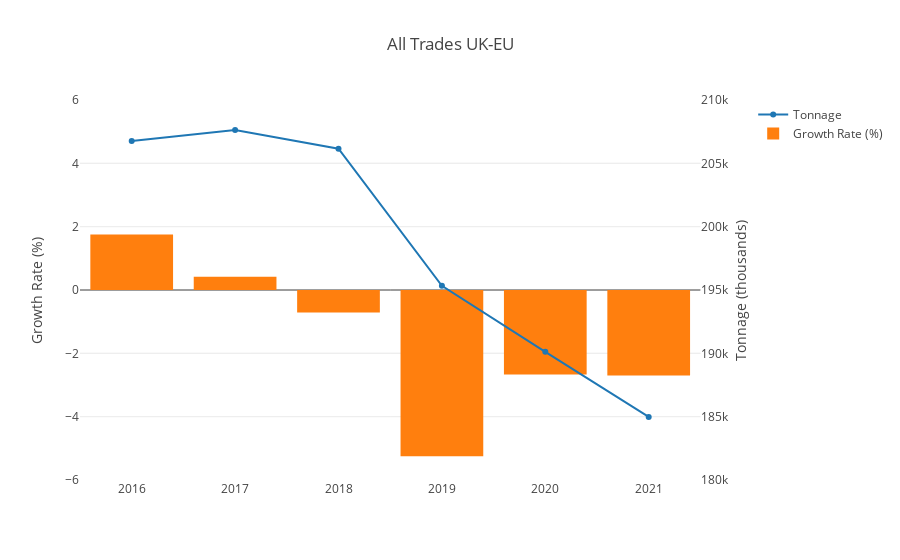

The notebook cell saved with this chart:
### Code cell
import plotly.graph_objects as go
from plotly.subplots import make_subplots

#Data Filter
df = df.loc[df['Direction'] == 'Both Directions']
df_EU = df.loc[df['Region'] == 'All European Union']
df_EU = df_EU.groupby(['Year']).sum()
df_EU = df_EU.reset_index()
df_EU['Growth Rate (%)'] = df_EU['Tonnage (thousands)'].pct_change().mul(100).round(2)
df_EU = df_EU.loc[df_EU['Year'] > 2015]

#Plot
fig = make_subplots(specs=[[{"secondary_y": True}]])
fig.add_trace(go.Scatter(x=df_EU['Year'], y=df_EU['Tonnage (thousands)'], name='Tonnage'), secondary_y=True)
fig.add_trace(go.Bar(x=df_EU['Year'], y=df_EU['Growth Rate (%)'], name='Growth Rate (%)'), secondary_y=False)
fig.update_yaxes(range=[180000, 210000], secondary_y=True)
fig.update_yaxes(range=[-6, 6], secondary_y=False)
fig.update_yaxes(title_text='Tonnage (thousands)', secondary_y=True)
fig.update_yaxes(title_text='Growth Rate (%)', secondary_y=False)
fig.update_layout(template='none', title = 'All Trades UK-EU')
fig.show()

### Figure 1 — Plotly figure (JSON) as saved in the notebook; plotly's stock layout.template omitted (floating-point values rounded to 4 significant figures)
{"data": [{"name": "Tonnage", "type": "scatter", "x": [2016, 2017, 2018, 2019, 2020, 2021], "xaxis": "x", "y": [206755, 207632, 206159, 195335, 190117, 185000.0], "yaxis": "y2"}, {"name": "Growth Rate (%)", "type": "bar", "x": [2016, 2017, 2018, 2019, 2020, 2021], "xaxis": "x", "y": [1.75, 0.42, -0.71, -5.25, -2.67, -2.7], "yaxis": "y"}], "layout": {"title": {"text": "All Trades UK-EU"}, "xaxis": {"anchor": "y", "domain": [0, 0.94]}, "yaxis": {"anchor": "x", "domain": [0, 1], "range": [-6, 6], "title": {"text": "Growth Rate (%)"}}, "yaxis2": {"anchor": "x", "overlaying": "y", "range": [180000, 210000], "side": "right", "title": {"text": "Tonnage (thousands)"}}}}
